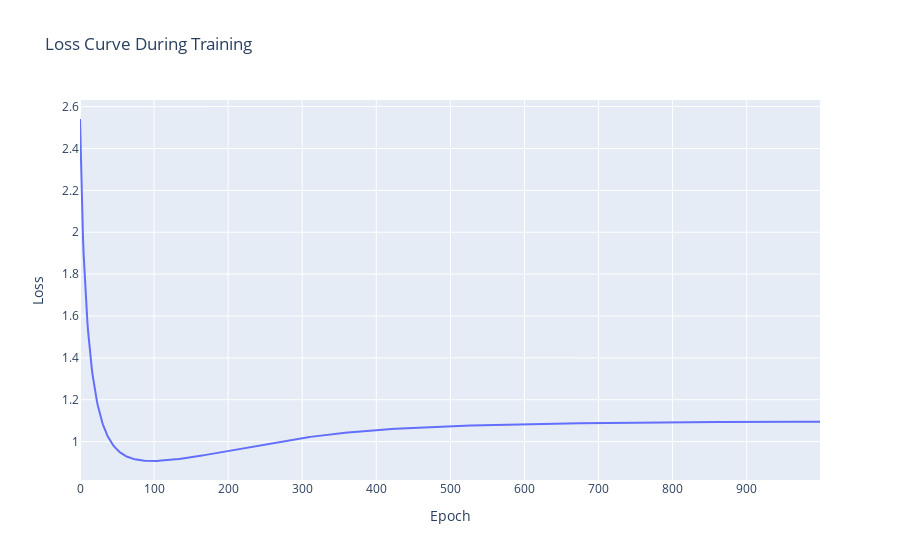

Write notebook code for a chart like this one.
### Code cell
import plotly.graph_objects as go

# ... (previous functions remain the same)

def train_neural_network(X, Y, input_size, hidden_size1, hidden_size2, output_size, learning_rate, epochs):
    params = initialize_parameters(input_size, hidden_size1, hidden_size2, output_size)
    prev_loss = float('inf')  # Initialize with a large value

    # Lists to store loss values and epoch numbers for plotting
    loss_values = []
    epoch_numbers = []

    for epoch in range(epochs):
        # Forward propagation
        cache = forward_propagation(X, params)

        # Compute loss
        loss = compute_loss(Y, cache['A3'])

        # Check if the loss is not decreasing
        #if loss >= prev_loss:
        #    print(f'Stopping training at epoch {epoch}. Loss is not decreasing.')
        #    break

        # Backward propagation
        gradients = backward_propagation(X, Y, params, cache)

        # Update parameters
        params = update_parameters(params, gradients, learning_rate)

        # Print the loss for every 100 epochs
        if epoch % 100 == 0:
            print(f'Epoch {epoch}, Loss: {loss}')

        # Update previous loss
        prev_loss = loss

        # Append values for plotting
        loss_values.append(loss)
        epoch_numbers.append(epoch)

    # Plot the loss curve
    plot_loss_curve(epoch_numbers, loss_values)

    return params

def plot_loss_curve(epoch_numbers, loss_values):
    fig = go.Figure()
    fig.add_trace(go.Scatter(x=epoch_numbers, y=loss_values, mode='lines', name='Loss'))
    fig.update_layout(title='Loss Curve During Training', xaxis_title='Epoch', yaxis_title='Loss')
    fig.show()

# Sample data
X = np.array([[0, 0.5, 1]])
Y = np.array([[0, 1, 0]])

# Hyperparameters
input_size = X.shape[1]
hidden_size1 = 4
hidden_size2 = 3
output_size = Y.shape[1]
learning_rate = 0.01
epochs = 1000

# Train the neural network
trained_params = train_neural_network(X, Y, input_size, hidden_size1, hidden_size2, output_size, learning_rate, epochs)

### Figure 1 — Plotly figure (JSON) as saved in the notebook; plotly's stock layout.template omitted (floating-point values rounded to 4 significant figures; data arrays with more than 128 entries replaced by an {"elided": "..."} marker saying what was removed)
{"data": [{"mode": "lines", "name": "Loss", "type": "scatter", "x": {"elided": "1000 int values"}, "y": {"elided": "1000 float values"}}], "layout": {"title": {"text": "Loss Curve During Training"}, "xaxis": {"title": {"text": "Epoch"}}, "yaxis": {"title": {"text": "Loss"}}}}
